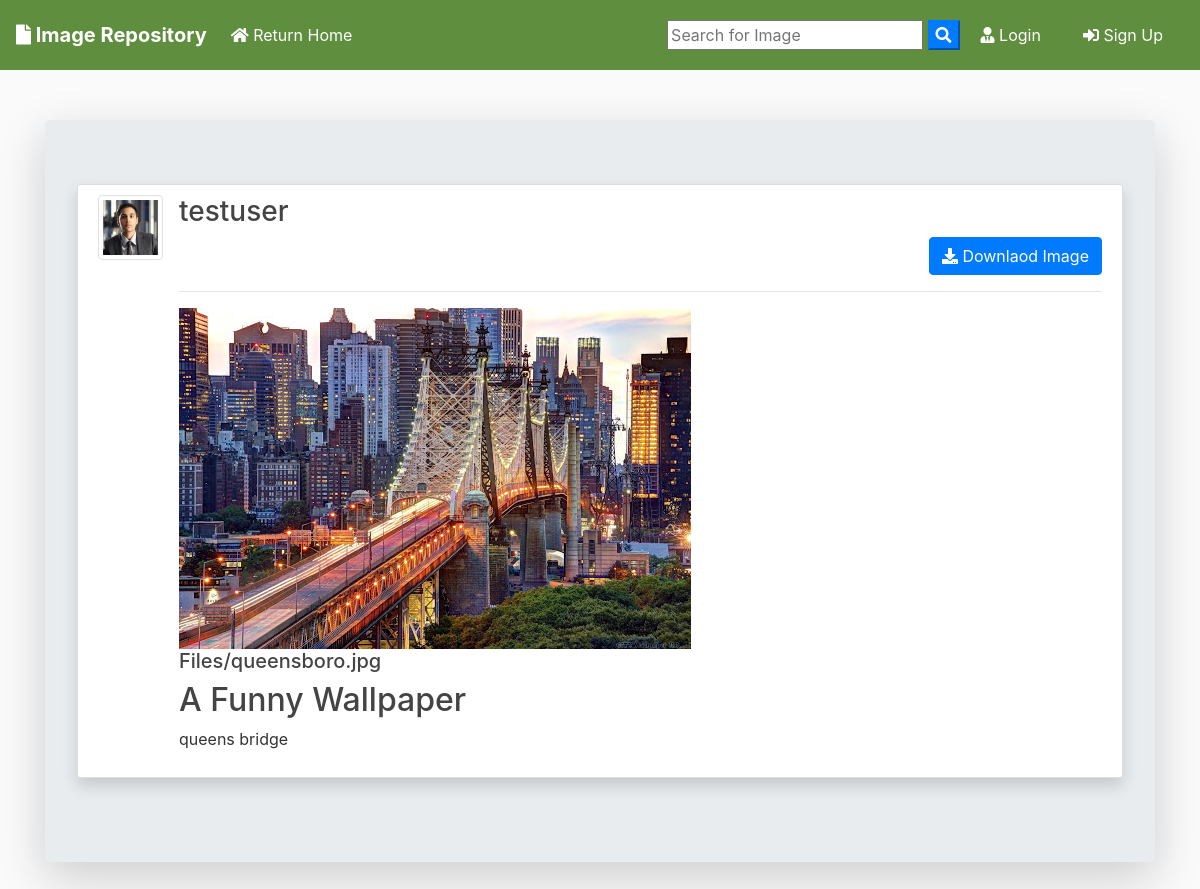
The app's page /post/4/ with its own data.
### blog/models.py (models this page shows, shortened)
class Post(models.Model):
	title = models.CharField(max_length=100)
	file = models.FileField(null=True,blank=True,upload_to='Files')
	content = models.TextField()
	date_posted = models.DateTimeField(default=timezone.now)
	author = models.ForeignKey(User, on_delete=models.CASCADE)
	def extension(self):
		name, extension = os.path.splitext(self.file.name)
		return extension

### users/models.py (models this page shows, shortened)
class Profile(models.Model):
    user = models.OneToOneField(User, on_delete=models.CASCADE)
    image = models.ImageField(default='default.jpg', upload_to='profile_pics')

### blog/views.py (the view)
# urls.py: path('post/<int:pk>/', PostDetailView.as_view(), name='post-detail'),
class PostDetailView(DetailView):
    model = Post
    template_name = 'blog/post_detail.html'

### blog/templates/blog/post_detail.html (shortened to what this page needs)
{% extends "blog/base.html" %}
{% block content %}
<div class="jumbotron mt-3 shadow-lg">
<article class="media content-section shadow ">
   <a href="{{ object.author.profile.image.url }} " target="_blank"> <img src="{{ object.author.profile.image.url }}  " alt="" class="article-img rounded-square img-thumbnail img-fluid">
   </a>
    <div class="media-body">
      <div class="">
        <div class="d-flex justify-content-between">
        <a class="mr-2 mt-0 mb-0  text-dark" href="{% url 'user-posts' object.author.username  %}"><h3>{{ object.author }}</h3></a>
        </div>
        {% if object.author != user %}
          <div class="form-group mt-0 pt-0 d-flex justify-content-end">
            <a href="{{ object.file.url }}" download class="btn btn-primary flex-last" type="submit"><i class="fas fa-download"></i> Downlaod Image</a>
          </div>
        {% endif %}
        <hr>
      </div>
      <div>
        {% if object.file %}
          {% if object.extension == '.jpg' or object.extension == 'jpeg' or object.extension == 'png' %}
            <a href="{{ object.file.url }}"  download ><img src="{{ object.file.url }}" alt="" class="img-fluid "></a>
            <a href="{{ object.file.url }}"  download class="text-dark"><h5>{{ object.file }}</h5></a>
          {% else %}
            <a href="{{ object.file.url }}"  download class="text-dark"><h5>{{ object.file }}</h5></a>
          {% endif %}
        {% endif %}
      </div>
      <h2>{{ object.title }}</h2>
      <p class="article-content">{{ object.content }}</p>
    </div>
  </article>
{% endblock content %}

### blog/static/blog/main.css (style rules this page uses)
body { background: #fafafa; color: #333333; margin-top: 0; }
h1, h2, h3, h4, h5, h6 { color: #444444; }
.content-section { background: #ffffff; padding: 10px 20px; border: 1px solid #dddddd; border-radius: 3px; margin-bottom: 20px; }
.article-content { white-space: pre-line; }
.article-img { height: 65px; width: 65px; margin-right: 16px; }

### records on screen
Post: author.profile.image (placeholder picture), author "testuser", file (picture), file "Files/queensboro.jpg", title "A Funny Wallpaper", content "queens bridge"
